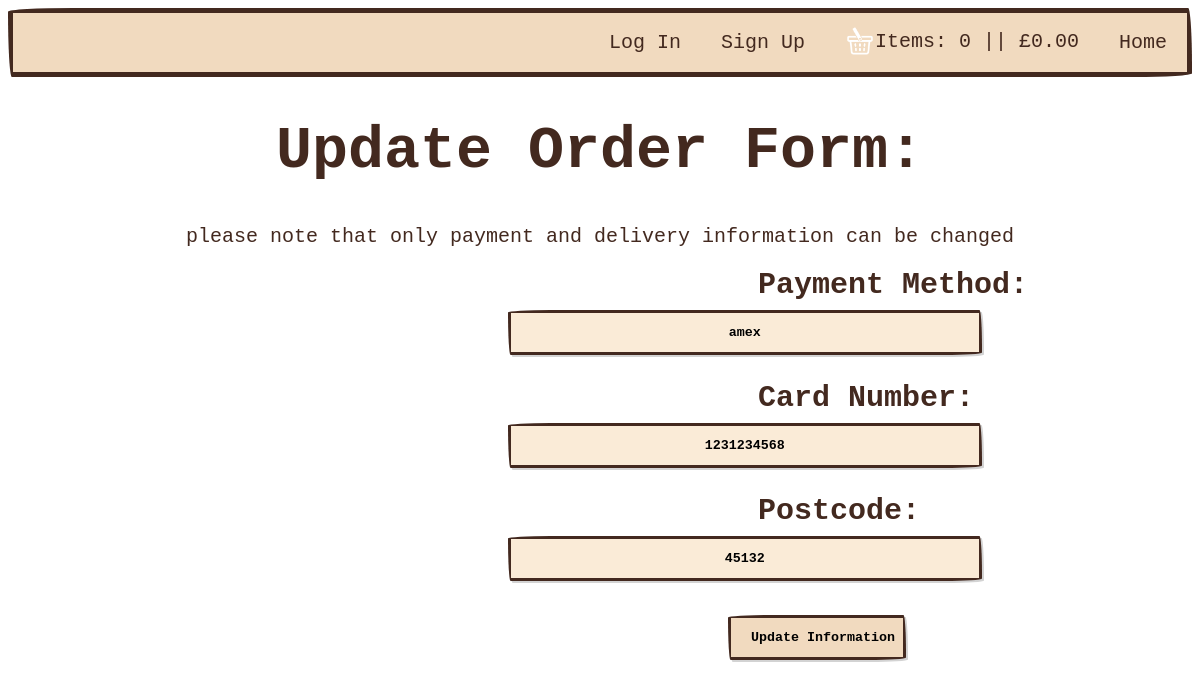
Page /orderEdit.php?OrderID=32 on the committed database.
### tables this page shows
CREATE TABLE `tblOrder` (
  `OrderID` int NOT NULL,
  `userID` int NOT NULL,
  `payType` varchar(20) NOT NULL,
  `cardNum` int NOT NULL,
  `postcode` varchar(8) NOT NULL,
  `date` date NOT NULL,
  `totalPrice` decimal(10,2) NOT NULL,
  `totalItems` int NOT NULL,
  `orderVal` longtext NOT NULL
);

### DB.php (called while the page is built)
<?php
    class DB
    {
        public function connect()
    {
        $conn = new PDO( parse_ini_file(".env")['host'],parse_ini_file(".env")['user'],parse_ini_file(".env")['pass']);
        $conn->setAttribute( PDO::ATTR_ERRMODE, PDO::ERRMODE_EXCEPTION );
        return $conn;
    }
    }

### orderEdit.php (the view, shortened to what this page needs)
<?php
    require "DB.php";
    include 'nav.php';
    $db = new DB;
    if(!isset($_GET['OrderID'])|| !is_numeric($_GET['OrderID']))
    {
        header('Location: admin.php');
    }
    else
    {
        $OrderID = $_GET['OrderID'];
        $query= $db->connect()->prepare("SELECT * FROM tblOrder WHERE OrderID = :OrderID LIMIT 1");
        $query->bindParam(':OrderID',$OrderID, PDO::PARAM_INT);
        $query->execute();
        $row = $query->fetch(PDO::FETCH_ASSOC);
    }
?>
<!DOCTYPE html>
<html lang="en" class="order-edit">
<head>
</head>
<body>
    <div class="header"><h1>Update Order Form: </h1></div>
<p>please note that only payment and delivery information can be changed</p>
        <form method="post" action=<?php echo $_SERVER['PHP_SELF'] . "?OrderID=" . $OrderID;?> enctype="multipart/form-data">
            <label for="payType">Payment Method: </label>
            <br>
            <input type="text" name="payType" id="payType" value="<?php echo $row['payType']?>">
            <br><br>
            <label for="cardNum">Card Number: </label>
            <br>
            <input type="text" value="<?php echo $row['cardNum']?>" id="cardNum" name="cardNum">
            <br><br>
            <label for="postcode">Postcode: </label>
            <br>
            <input type="text" id="postcode" name="postcode" value="<?php echo $row['postcode']?>" >
            <br><br>
            <input type="submit" name="update" value="Update Information" id="complete">
        </form>
</body>
</html>

### style.css (style rules this page uses)
* { font-family: 'Courier New', Courier, monospace; }
.header { color: #43291F; text-align: center; font-size: 30px; }
.order-edit input { width:40%; padding: 12px 20px; margin: 8px 0; box-sizing: border-box; background-color: antiquewhite; border-color: #43291F; text-align: center; box-shadow: 2px 2px lightgray; position: relative; left: 500px; text-decoration: none; font-weight: bold; border-radius: 255px 15px 225px 15px/15px 225px 15px 255px; border-style: solid ; border-width: 3px; border-color: #43291F; }
.order-edit #complete { width:15%; padding: 12px 20px; margin: 8px 0; box-sizing: border-box; background-color: #F1DABF; border-color: #43291F; text-align: center; box-shadow: 2px 2px lightgray; position: relative; left: 720px; text-decoration: none; font-weight: bold; border-radius: 255px 15px 225px 15px/15px 225px 15px 255px; border-style: solid ; border-width: 3px; border-color: #43291F; }
.order-edit p { color: #43291F; text-align: center; font-size: 20px; }
.order-edit label { color: #43291F; font-size: 30px; left: 20px; position: relative; text-align: center; left: 750px; font-weight: bold; }

### rows in the picture
tblorder: payType "amex", cardNum "1231234568", postcode "45132"

### other values in the picture
$itemCount "0"
$totalPrice "0.00"
